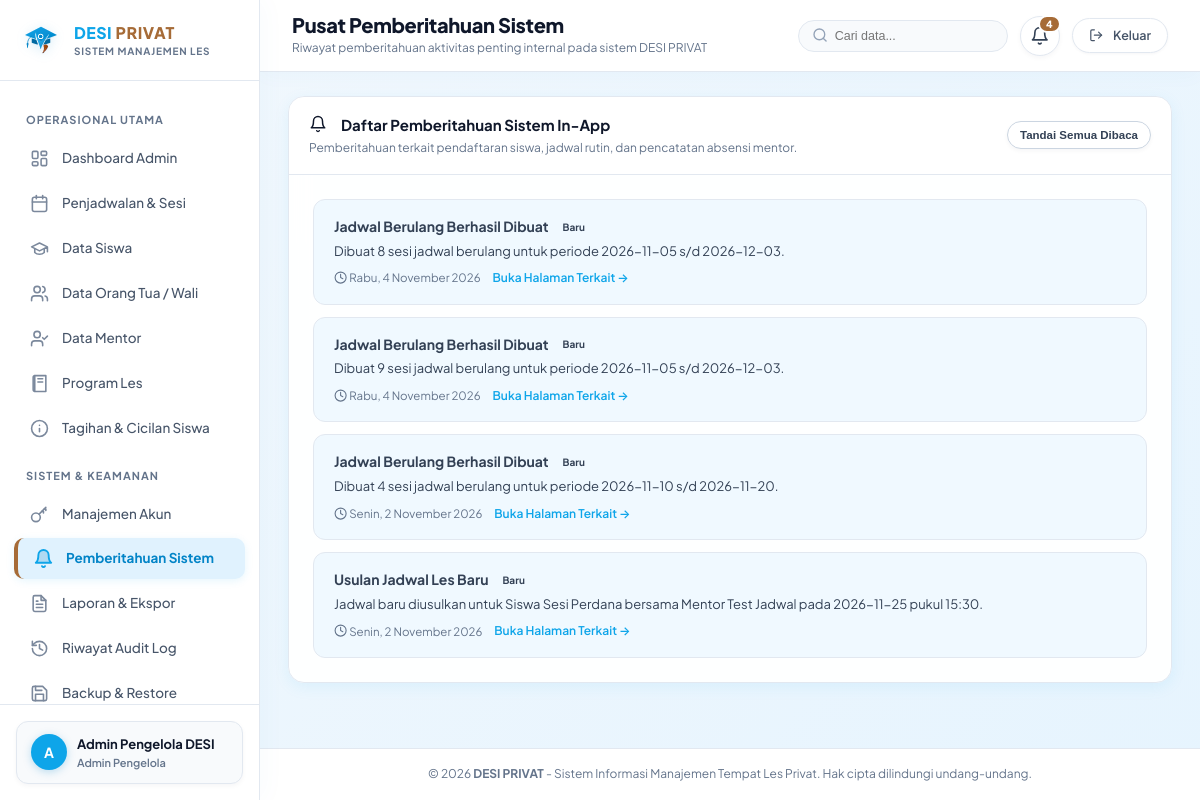
The page /admin/notifications (signed in) on the database as committed earlier.
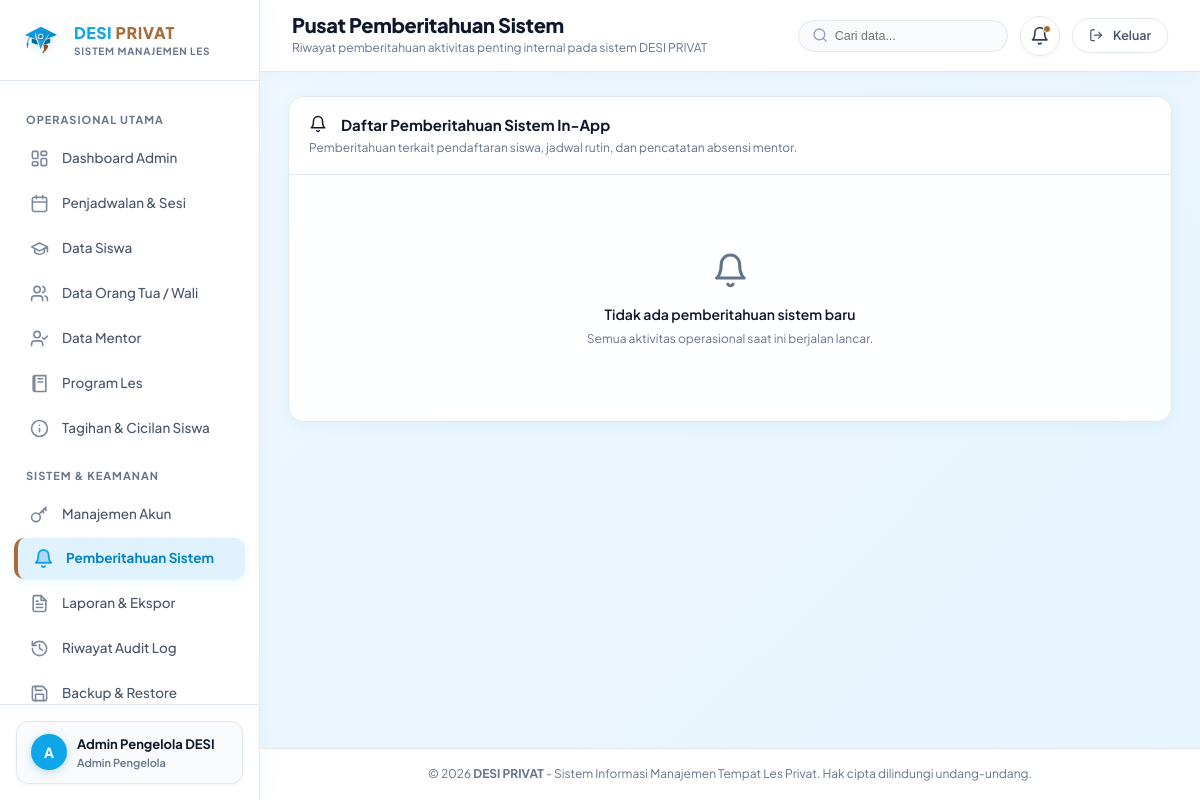
The same page on the database as committed later.
### tables this page shows
CREATE TABLE users (
    id INTEGER PRIMARY KEY AUTOINCREMENT,
    username TEXT UNIQUE NOT NULL,
    password_hash TEXT NOT NULL,
    role TEXT NOT NULL CHECK(role IN ('admin', 'owner', 'mentor', 'parent')),
    full_name TEXT NOT NULL,
    email TEXT,
    phone TEXT,
    is_active INTEGER DEFAULT 1,
    created_at DATETIME DEFAULT CURRENT_TIMESTAMP,
    updated_at DATETIME DEFAULT CURRENT_TIMESTAMP
);

CREATE TABLE notifications (
    id INTEGER PRIMARY KEY AUTOINCREMENT,
    user_id INTEGER NOT NULL REFERENCES users(id) ON DELETE CASCADE,
    title TEXT NOT NULL,
    message TEXT NOT NULL,
    type TEXT NOT NULL DEFAULT 'info' CHECK(type IN ('info', 'jadwal', 'penggantian', 'absensi', 'perkembangan', 'peringatan')),
    is_read INTEGER DEFAULT 0,
    reference_url TEXT,
    created_at DATETIME DEFAULT CURRENT_TIMESTAMP
);

### routes/admin.py (the view)
@admin_bp.route("/notifications")
def notifications_center():
    notifs = get_user_notifications(session["user_id"], limit=50)
    delivery_logs = get_delivery_logs(limit=30)
    return render_template("admin/notifications.html", notifications=notifs, delivery_logs=delivery_logs)

### routes/admin.py (called while the page is built)
@admin_bp.before_request
@login_required
@role_required("admin")
def check_admin_access():
    pass

### routes/auth.py (called while the page is built)
def generate_csrf_token():
    if "_csrf_token" not in session:
        session["_csrf_token"] = secrets.token_hex(24)
    return session["_csrf_token"]

def login_required(f):
    @wraps(f)
    def decorated_function(*args, **kwargs):
        if "user_id" not in session:
            flash("Silakan masuk terlebih dahulu untuk mengakses halaman ini.", "warning")
            return redirect(url_for("auth.login", next=request.url))
        user = query_db("SELECT id, is_active FROM users WHERE id = ?", (session["user_id"],), one=True)
        if not user or not user["is_active"]:
            session.clear()
            flash("Sesi login Anda telah kedaluwarsa atau akun tidak ditemukan. Silakan masuk kembali.", "warning")
            return redirect(url_for("auth.login"))
        return f(*args, **kwargs)
    return decorated_function

def role_required(*allowed_roles):
    def decorator(f):
        @wraps(f)
        def decorated_function(*args, **kwargs):
            if "user_id" not in session:
                flash("Silakan masuk terlebih dahulu.", "warning")
                return redirect(url_for("auth.login"))
            user_role = session.get("role")
            if user_role not in allowed_roles:
                abort(403, description="Akses ditolak. Anda tidak memiliki izin untuk mengakses fitur ini.")
            return f(*args, **kwargs)
        return decorated_function
    return decorator

### services/database_service.py (called while the page is built, shortened)
def is_postgres(db_path=None):
    global _pg_connection_failed
    if db_path is not None:
        return False
    if getattr(Config, "TESTING", False):
        return False
    db_url = getattr(Config, "DATABASE_URL", None)
    if not (db_url and str(db_url).strip().startswith("postgres")):
        return False
    if _pg_connection_failed:
        return False
    return True

def query_db(query, args=(), one=False, db_path=None):
    try:
        db = get_db(db_path)
    except RuntimeError:
        db = get_direct_connection(db_path)
        cur = db.execute(query, args)
        rv = cur.fetchall()
        db.close()
        return (rv[0] if rv else None) if one else rv
    cur = db.execute(query, args)
    rv = cur.fetchall()
    cur.close()
    return (rv[0] if rv else None) if one else rv

### templates/admin/notifications.html (shortened to what this page needs)
{% extends "base.html" %}
{% block page_title %}Pusat Pemberitahuan Sistem{% endblock %}
{% block page_subtitle %}Riwayat pemberitahuan aktivitas penting internal pada sistem DESI PRIVAT{% endblock %}
{% block content %}
<div class="card">
  <div class="card-header">
    <div>
      <div class="card-title"><span>{{ icon('bell') }}</span> Daftar Pemberitahuan Sistem In-App</div>
      <div style="font-size: 12px; color: var(--text-muted); margin-top: 3px;">
        Pemberitahuan terkait pendaftaran siswa, jadwal rutin, dan pencatatan absensi mentor.
      </div>
    </div>
    {% if notifications %}
    <form method="POST" action="{{ url_for('admin.read_all_notifications') }}">
      <button type="submit" class="btn btn-secondary btn-sm">Tandai Semua Dibaca</button>
    </form>
    {% endif %}
  </div>
  <div class="card-body">
    <div style="display: flex; flex-direction: column; gap: 12px;">
      {% for n in notifications %}
      <div style="background: {% if not n.is_read %}var(--blue-ultra-soft){% else %}var(--white){% endif %}; padding: 16px 20px; border-radius: var(--radius-md); border-left: 4px solid {% if not n.is_read %}var(--blue-brand){% else %}var(--border-subtle){% endif %}; border: 1px solid var(--border-subtle); display: flex; justify-content: space-between; align-items: flex-start; gap: 16px;">
        <div style="flex: 1;">
          <div style="display: flex; align-items: center; gap: 8px; margin-bottom: 4px;">
            <strong style="color: var(--navy-dark); font-size: 14px;">{{ n.title }}</strong>
            {% if not n.is_read %}
              <span class="badge badge-primary" style="font-size: 10px; padding: 2px 6px;">Baru</span>
            {% endif %}
          </div>
          <p style="font-size: 13px; color: var(--text-body); margin: 0 0 8px 0; line-height: 1.5;">
            {{ n.message }}
          </p>
          <div style="display: flex; align-items: center; gap: 12px;">
            <span style="font-size: 11.5px; color: var(--text-muted);">{{ icon('clock') }} {{ n.created_at|date_indo }}</span>
            {% if n.reference_url %}
              <a href="{{ n.reference_url }}" style="font-size: 12px; color: var(--blue-brand); font-weight: 600; text-decoration: none;">
                Buka Halaman Terkait &rarr;
              </a>
            {% endif %}
          </div>
        </div>
      </div>
      {% else %}
      <div style="text-align: center; color: var(--text-muted); padding: 48px 20px;">
        <div style="font-size: 32px; margin-bottom: 8px;">{{ icon('bell') }}</div>
        <div style="font-weight: 600; font-size: 14px; color: var(--text-main);">Tidak ada pemberitahuan sistem baru</div>
        <p style="font-size: 12px; margin-top: 4px;">Semua aktivitas operasional saat ini berjalan lancar.</p>
      </div>
      {% endfor %}
    </div>
  </div>
</div>
{% endblock %}

### templates/base.html (shortened to what this page needs)
<!DOCTYPE html>
<html lang="id">
<head>
  <link rel="stylesheet" href="{{ url_for('static', filename='css/main.css') }}">
</head>
<body>
  <div class="app-container">
    <aside class="sidebar" id="sidebar">
      <div class="sidebar-header">
        <div style="display: flex; align-items: center; gap: 12px; flex: 1; min-width: 0;">
          <img src="{{ url_for('static', filename='images/logo_symbol.svg') }}" class="sidebar-brand-img" alt="Logo DESI PRIVAT">
          <div style="min-width: 0;">
            <div class="sidebar-brand-title"><span class="brand-desi" style="color: #0EA5E9;">DESI</span> <span class="brand-privat" style="color: #A66B37;">PRIVAT</span></div>
            <div class="sidebar-brand-sub" style="font-size: 10px; font-weight: 700; letter-spacing: 0.8px; color: #64748B;">SISTEM MANAJEMEN LES</div>
          </div>
        </div>
      </div>
      <nav class="sidebar-nav">
        {% if current_user.role == 'admin' %}
          <div class="nav-section-title">Operasional Utama</div>
          <a href="{{ url_for('admin.dashboard') }}" class="nav-link {% if request.endpoint == 'admin.dashboard' %}active{% endif %}">
            <span class="nav-icon">{{ icon('dashboard') }}</span> Dashboard Admin
          </a>
          <a href="{{ url_for('admin.schedules') }}" class="nav-link {% if request.endpoint and 'admin.schedules' in request.endpoint %}active{% endif %}">
            <span class="nav-icon">{{ icon('calendar') }}</span> Penjadwalan &amp; Sesi
          </a>
          <a href="{{ url_for('admin.students') }}" class="nav-link {% if request.endpoint and 'admin.student' in request.endpoint %}active{% endif %}">
            <span class="nav-icon">{{ icon('student') }}</span> Data Siswa
          </a>
          <a href="{{ url_for('admin.parents') }}" class="nav-link {% if request.endpoint and 'admin.parents' in request.endpoint %}active{% endif %}">
            <span class="nav-icon">{{ icon('family') }}</span> Data Orang Tua / Wali
          </a>
          <a href="{{ url_for('admin.mentors') }}" class="nav-link {% if request.endpoint and 'admin.mentors' in request.endpoint %}active{% endif %}">
            <span class="nav-icon">{{ icon('mentor') }}</span> Data Mentor
          </a>
          <a href="{{ url_for('admin.programs') }}" class="nav-link {% if request.endpoint and 'admin.programs' in request.endpoint %}active{% endif %}">
            <span class="nav-icon">{{ icon('book') }}</span> Program Les
          </a>
          <a href="{{ url_for('admin.bills') }}" class="nav-link {% if request.endpoint and 'admin.bills' in request.endpoint %}active{% endif %}">
            <span class="nav-icon">{{ icon('receipt') }}</span> Tagihan &amp; Cicilan Siswa
          </a>
          <div class="nav-section-title">Sistem &amp; Keamanan</div>
          <a href="{{ url_for('admin.accounts') }}" class="nav-link {% if request.endpoint and 'admin.accounts' in request.endpoint %}active{% endif %}">
            <span class="nav-icon">{{ icon('key') }}</span> Manajemen Akun
          </a>
          <a href="{{ url_for('admin.notifications_center') }}" class="nav-link {% if request.endpoint and 'admin.notifications' in request.endpoint %}active{% endif %}">
            <span class="nav-icon">{{ icon('bell') }}</span> Pemberitahuan Sistem
          </a>
          <a href="{{ url_for('admin.reports') }}" class="nav-link {% if request.endpoint and 'admin.reports' in request.endpoint %}active{% endif %}">
            <span class="nav-icon">{{ icon('report') }}</span> Laporan &amp; Ekspor
          </a>
          <a href="{{ url_for('admin.audit_logs') }}" class="nav-link {% if request.endpoint and 'admin.audit_logs' in request.endpoint %}active{% endif %}">
            <span class="nav-icon">{{ icon('history') }}</span> Riwayat Audit Log
          </a>
          <a href="{{ url_for('admin.backups') }}" class="nav-link {% if request.endpoint and 'admin.backups' in request.endpoint %}active{% endif %}">
            <span class="nav-icon">{{ icon('backup') }}</span> Backup &amp; Restore
          </a>
        {% endif %}
      </nav>
      <div class="sidebar-footer">
        <div class="user-badge" style="display: flex; align-items: center; gap: 10px; padding: 12px 14px; background: #F8FAFC; border-radius: 12px; border: 1px solid #E2E8F0;">
          <div class="user-avatar" style="width: 36px; height: 36px; border-radius: 50%; background: #0EA5E9; color: #FFFFFF; display: flex; align-items: center; justify-content: center; font-weight: 700; font-size: 14px;">
            {{ current_user.full_name[:1] if (current_user and current_user.full_name) else 'U' }}
          </div>
          <div class="user-info" style="min-width: 0; flex: 1;">
            <div class="user-name" style="font-size: 13px; font-weight: 700; color: #0F172A; white-space: nowrap; overflow: hidden; text-overflow: ellipsis;">
              {{ current_user.full_name if (current_user and current_user.full_name) else 'Pengguna' }}
            </div>
            <div class="user-role-label" style="font-size: 11px; color: #64748B;">
              {% if current_user.role == 'admin' %}Admin Pengelola
              {% elif current_user.role == 'owner' %}Pemilik
              {% elif current_user.role == 'mentor' %}Mentor
              {% elif current_user.role == 'parent' %}Orang Tua / Wali
              {% endif %}
            </div>
          </div>
        </div>
      </div>
    </aside>
    <div class="main-wrapper">
      <header class="top-navbar">
        <div class="top-navbar-left">
          <div class="page-title-box">
            <h1>{% block page_title %}DESI PRIVAT{% endblock %}</h1>
            <p>{% block page_subtitle %}Sistem Informasi Manajemen Tempat Les Privat{% endblock %}</p>
          </div>
        </div>
        <div class="navbar-actions">
          <div class="navbar-search" style="display: flex;">
            <span class="search-icon">{{ icon('search') }}</span>
            <input type="text" class="navbar-search-input" placeholder="Cari data..." id="topNavbarSearch" onkeyup="if(event.key==='Enter'){window.location.href='{{ url_for('admin.students') if (current_user and current_user.role=='admin') else '#' }}?q='+encodeURIComponent(this.value);}">
          </div>
          {% if current_user %}
            {% if current_user.role == 'admin' %}
              <a href="{{ url_for('admin.notifications_center') }}" class="notif-bell-btn" title="Pusat Notifikasi">
                {{ icon('bell') }}
                {% if unread_count > 0 %}
                  <span class="notif-badge-count">{{ unread_count }}</span>
                {% else %}
                  <span class="notif-dot"></span>
                {% endif %}
              </a>
            {% else %}
              <span class="notif-bell-btn" title="Notifikasi Sistem" style="cursor: pointer;">
                {{ icon('bell') }}
                <span class="notif-dot"></span>
              </span>
            {% endif %}
            <a href="{{ url_for('auth.logout') }}" class="navbar-logout-btn" title="Keluar dari sistem">
              {{ icon('logout') }} <span class="logout-text">Keluar</span>
            </a>
          {% endif %}
        </div>
      </header>
      <main class="content-body">
        {% block content %}{% endblock %}
      </main>
      <footer style="padding: 16px 28px; text-align: center; font-size: 12px; color: var(--text-muted); border-top: 1px solid var(--border-subtle); background: var(--white);">
        &copy; {{ current_year }} <strong>DESI PRIVAT</strong> - Sistem Informasi Manajemen Tempat Les Privat. Hak cipta dilindungi undang-undang.
      </footer>
    </div>
  </div>
</body>
</html>

Rows that differ between the two databases and show on the page:
removed notifications: title "Jadwal Berulang Berhasil Dibuat", is_read "Baru", message "Dibuat 8 sesi jadwal berulang untuk periode 2026-11-05 s/d 2026-12-03.", created_at "Rabu, 4 November 2026"
removed notifications: title "Jadwal Berulang Berhasil Dibuat", is_read "Baru", message "Dibuat 9 sesi jadwal berulang untuk periode 2026-11-05 s/d 2026-12-03.", created_at "Rabu, 4 November 2026"
removed notifications: title "Jadwal Berulang Berhasil Dibuat", is_read "Baru", message "Dibuat 4 sesi jadwal berulang untuk periode 2026-11-10 s/d 2026-11-20.", created_at "Senin, 2 November 2026"
removed notifications: title "Usulan Jadwal Les Baru", is_read "Baru", message "Jadwal baru diusulkan untuk Siswa Sesi Perdana bersama Mentor Test Jadwal pada 2026-11-25 pukul 15:30.", created_at "Senin, 2 November 2026"
Other text that changed with them:
{{ unread_count }}: "4" → (not shown)
text no longer shown: "Tandai Semua Dibaca"
text now shown: "Tidak ada pemberitahuan sistem baru Semua aktivitas operasional saat ini berjalan lancar."
